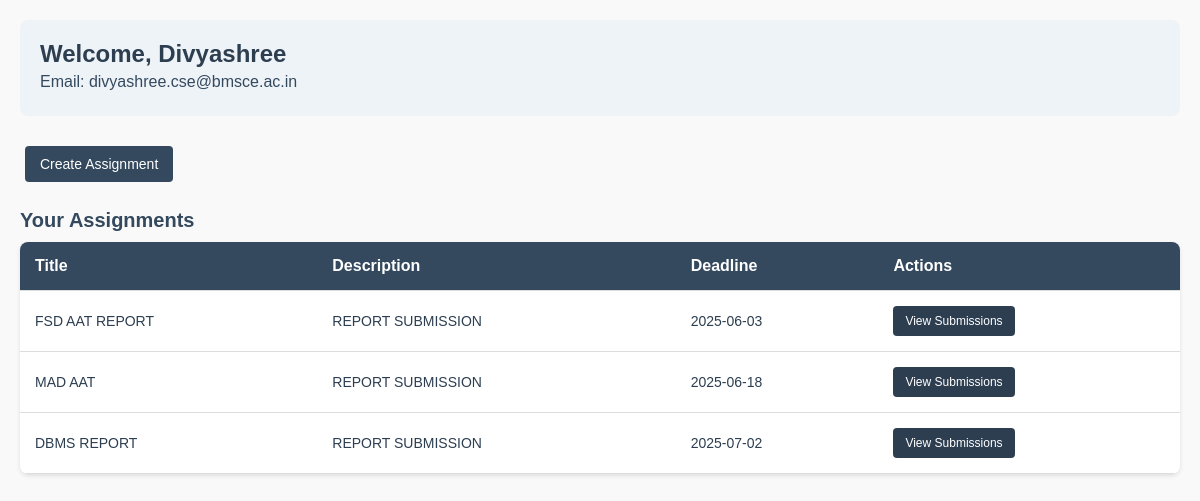
Page /teacher_dashboard (signed in) on the committed database.
### tables this page shows
CREATE TABLE assignments (
            id INTEGER PRIMARY KEY AUTOINCREMENT,
            title TEXT NOT NULL,
            description TEXT NOT NULL,
            deadline TEXT NOT NULL,
            teacher_id INTEGER NOT NULL,
            FOREIGN KEY (teacher_id) REFERENCES teachers (teacher_id)
        );

### app1.py (the view)
@app.route('/teacher_dashboard')
def teacher_dashboard():
    if 'role' not in session or session['role'] != 'teacher':
        flash("Access denied. Please log in.", "error")
        return redirect('/teacher_login')
    teacher_name = session['user_name']
    teacher_email = session['user_email']
    tid=session['user_id']
    conn = get_db_connection()
    cursor = conn.cursor()
    cursor.execute("SELECT id, title, description, deadline FROM assignments WHERE teacher_id = ?", (tid,))
    assignments = cursor.fetchall()
    conn.close()
    return render_template('teacher_dashboard.html', name=teacher_name, email=teacher_email, assignments=assignments)

### app1.py (called while the page is built)
def get_db_connection():
    conn = sqlite3.connect('database.db')
    conn.row_factory = sqlite3.Row  # Enable dictionary-like access to rows
    return conn

### templates/teacher_dashboard.html (shortened to what this page needs)
<!DOCTYPE html>
<html lang="en">
<head>
</head>
<body>
    <div class="dashboard-header">
        <h1>Welcome, {{ name }}</h1>
        <p>Email: {{ email }}</p>
    </div>
    <a href="/create_assignment" class="btn">Create Assignment</a>
    <h2>Your Assignments</h2>
    <table>
        <thead>
            <tr>
                <th>Title</th>
                <th>Description</th>
                <th>Deadline</th>
                <th>Actions</th>
            </tr>
        </thead>
        <tbody>
            {% if assignments %}
                {% for assignment in assignments %}
                <tr>
                    <td>{{ assignment.title }}</td>
                    <td>{{ assignment.description }}</td>
                    <td>{{ assignment.deadline }}</td>
                    <td>
                        <a href="{{ url_for('view_submissions', assignment_id=assignment.id) }}">View Submissions</a>
                    </td>
                </tr>
                {% endfor %}
            {% else %}
                <tr>
                    <td colspan="4" class="no-assignments">No assignments created yet.</td>
                </tr>
            {% endif %}
        </tbody>
    </table>
</body>
</html>

### templates/teacher_dashboard.html (style rules this page uses)
body { font-family: Arial, sans-serif; margin: 20px; padding: 0; background-color: #f9f9f9; }
.dashboard-header { margin-bottom: 20px; padding: 20px; background-color: #eef3f8; border-radius: 8px; }
.dashboard-header h1 { margin: 0; font-size: 24px; color: #2c3e50; }
.dashboard-header p { margin: 5px 0; font-size: 16px; color: #34495e; }
.btn { display: inline-block; padding: 10px 15px; margin: 10px 5px; background-color: #34495e; color: white; border: none; border-radius: 4px; text-decoration: none; font-size: 14px; transition: background-color 0.3s ease; }
table { width: 100%; border-collapse: collapse; background: white; border-radius: 8px; overflow: hidden; box-shadow: 0 2px 4px rgba(0, 0, 0, 0.1); }
th, td { padding: 15px; text-align: left; border-bottom: 1px solid #ddd; }
th { background-color: #34495e; color: white; font-size: 16px; }
td { font-size: 14px; color: #2c3e50; }
td a { display: inline-block; padding: 8px 12px; background-color: #2c3e50; color: white; text-decoration: none; border-radius: 4px; font-size: 12px; transition: background-color 0.3s ease; }
h2 { color: #34495e; font-size: 20px; margin-bottom: 10px; }

### rows in the picture
assignments: title "FSD AAT REPORT", description "REPORT SUBMISSION", deadline "2025-06-03"
assignments: title "MAD AAT", description "REPORT SUBMISSION", deadline "2025-06-18"
assignments: title "DBMS REPORT", description "REPORT SUBMISSION", deadline "2025-07-02"

### other values in the picture
{{ name }} "Divyashree"
{{ email }} "divyashree.cse@bmsce.ac.in"
